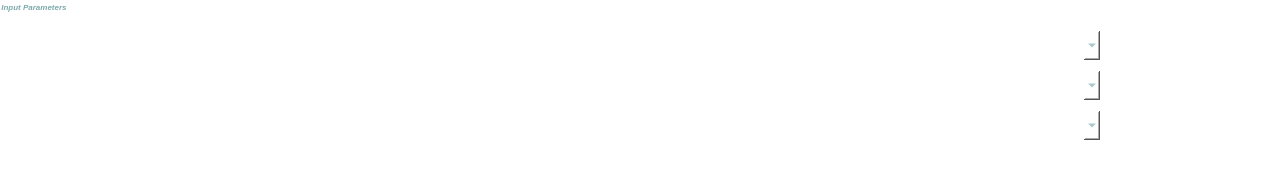
            <widget class="QGroupBox" name="groupBox_23">
             <property name="geometry">
              <rect>
               <x>10</x>
               <y>90</y>
               <width>1281</width>
               <height>171</height>
              </rect>
             </property>
             <property name="font">
              <font>
               <family>MS Shell Dlg 2</family>
               <pointsize>6</pointsize>
               <weight>75</weight>
               <italic>true</italic>
               <bold>true</bold>
               <strikeout>false</strikeout>
              </font>
             </property>
             <property name="styleSheet">
              <string notr="true">background: transparent;
border: 1px solid white;
color: rgb(125, 169, 172);

</string>
             </property>
             <property name="title">
              <string>Input Parameters</string>
             </property>
             <property name="alignment">
              <set>Qt::AlignLeading|Qt::AlignLeft|Qt::AlignVCenter</set>
             </property>
             <widget class="QgsMapLayerComboBox" name="in_fn_entry_2">
              <property name="geometry">
               <rect>
                <x>560</x>
                <y>30</y>
                <width>541</width>
                <height>31</height>
               </rect>
              </property>
              <property name="palette">
               <palette>
                <active>
                 <colorrole role="WindowText">
                  <brush brushstyle="SolidPattern">
                   <color alpha="255">
                    <red>125</red>
                    <green>169</green>
                    <blue>172</blue>
                   </color>
                  </brush>
                 </colorrole>
                 <colorrole role="Button">
                  <brush brushstyle="SolidPattern">
                   <color alpha="255">
                    <red>255</red>
                    <green>255</green>
                    <blue>255</blue>
                   </color>
                  </brush>
                 </colorrole>
                 <colorrole role="Text">
                  <brush brushstyle="SolidPattern">
                   <color alpha="255">
                    <red>125</red>
                    <green>169</green>
                    <blue>172</blue>
                   </color>
                  </brush>
                 </colorrole>
                 <colorrole role="ButtonText">
                  <brush brushstyle="SolidPattern">
                   <color alpha="255">
                    <red>125</red>
                    <green>169</green>
                    <blue>172</blue>
                   </color>
                  </brush>
                 </colorrole>
                 <colorrole role="Base">
                  <brush brushstyle="SolidPattern">
                   <color alpha="255">
                    <red>255</red>
                    <green>255</green>
                    <blue>255</blue>
                   </color>
                  </brush>
                 </colorrole>
                 <colorrole role="Window">
                  <brush brushstyle="SolidPattern">
                   <color alpha="255">
                    <red>255</red>
                    <green>255</green>
                    <blue>255</blue>
                   </color>
                  </brush>
                 </colorrole>
                 <colorrole role="HighlightedText">
                  <brush brushstyle="SolidPattern">
                   <color alpha="255">
                    <red>0</red>
                    <green>0</green>
                    <blue>255</blue>
                   </color>
                  </brush>
                 </colorrole>
                 <colorrole role="PlaceholderText">
                  <brush brushstyle="SolidPattern">
                   <color alpha="255">
                    <red>125</red>
                    <green>169</green>
                    <blue>172</blue>
                   </color>
                  </brush>
                 </colorrole>
                </active>
                <inactive>
                 <colorrole role="WindowText">
                  <brush brushstyle="SolidPattern">
                   <color alpha="255">
                    <red>125</red>
                    <green>169</green>
                    <blue>172</blue>
                   </color>
                  </brush>
                 </colorrole>
                 <colorrole role="Button">
                  <brush brushstyle="SolidPattern">
                   <color alpha="255">
                    <red>255</red>
                    <green>255</green>
                    <blue>255</blue>
                   </color>
                  </brush>
                 </colorrole>
                 <colorrole role="Text">
                  <brush brushstyle="SolidPattern">
                   <color alpha="255">
                    <red>125</red>
                    <green>169</green>
                    <blue>172</blue>
                   </color>
                  </brush>
                 </colorrole>
                 <colorrole role="ButtonText">
                  <brush brushstyle="SolidPattern">
                   <color alpha="255">
                    <red>125</red>
                    <green>169</green>
                    <blue>172</blue>
                   </color>
                  </brush>
                 </colorrole>
                 <colorrole role="Base">
                  <brush brushstyle="SolidPattern">
                   <color alpha="255">
                    <red>255</red>
                    <green>255</green>
                    <blue>255</blue>
                   </color>
                  </brush>
                 </colorrole>
                 <colorrole role="Window">
                  <brush brushstyle="SolidPattern">
                   <color alpha="255">
                    <red>255</red>
                    <green>255</green>
                    <blue>255</blue>
                   </color>
                  </brush>
                 </colorrole>
                 <colorrole role="HighlightedText">
                  <brush brushstyle="SolidPattern">
                   <color alpha="255">
                    <red>0</red>
                    <green>0</green>
                    <blue>255</blue>
                   </color>
                  </brush>
                 </colorrole>
                 <colorrole role="PlaceholderText">
                  <brush brushstyle="SolidPattern">
                   <color alpha="255">
                    <red>125</red>
                    <green>169</green>
                    <blue>172</blue>
                   </color>
                  </brush>
                 </colorrole>
                </inactive>
                <disabled>
                 <colorrole role="WindowText">
                  <brush brushstyle="SolidPattern">
                   <color alpha="255">
                    <red>125</red>
                    <green>169</green>
                    <blue>172</blue>
                   </color>
                  </brush>
                 </colorrole>
                 <colorrole role="Button">
                  <brush brushstyle="SolidPattern">
                   <color alpha="255">
                    <red>255</red>
                    <green>255</green>
                    <blue>255</blue>
                   </color>
                  </brush>
                 </colorrole>
                 <colorrole role="Text">
                  <brush brushstyle="SolidPattern">
                   <color alpha="255">
                    <red>125</red>
                    <green>169</green>
                    <blue>172</blue>
                   </color>
                  </brush>
                 </colorrole>
                 <colorrole role="ButtonText">
                  <brush brushstyle="SolidPattern">
                   <color alpha="255">
                    <red>125</red>
                    <green>169</green>
                    <blue>172</blue>
                   </color>
                  </brush>
                 </colorrole>
                 <colorrole role="Base">
                  <brush brushstyle="SolidPattern">
                   <color alpha="255">
                    <red>255</red>
                    <green>255</green>
                    <blue>255</blue>
                   </color>
                  </brush>
                 </colorrole>
                 <colorrole role="Window">
                  <brush brushstyle="SolidPattern">
                   <color alpha="255">
                    <red>255</red>
                    <green>255</green>
                    <blue>255</blue>
                   </color>
                  </brush>
                 </colorrole>
                 <colorrole role="HighlightedText">
                  <brush brushstyle="SolidPattern">
                   <color alpha="255">
                    <red>0</red>
                    <green>0</green>
                    <blue>255</blue>
                   </color>
                  </brush>
                 </colorrole>
                 <colorrole role="PlaceholderText">
                  <brush brushstyle="SolidPattern">
                   <color alpha="255">
                    <red>125</red>
                    <green>169</green>
                    <blue>172</blue>
                   </color>
                  </brush>
                 </colorrole>
                </disabled>
               </palette>
              </property>
              <property name="styleSheet">
               <string notr="true">background-color: rgb(255, 255, 255); font: 9pt;</string>
              </property>
             </widget>
             <widget class="QgsMapLayerComboBox" name="mask_entry_2">
              <property name="geometry">
               <rect>
                <x>560</x>
                <y>70</y>
                <width>541</width>
                <height>31</height>
               </rect>
              </property>
              <property name="palette">
               <palette>
                <active>
                 <colorrole role="WindowText">
                  <brush brushstyle="SolidPattern">
                   <color alpha="255">
                    <red>125</red>
                    <green>169</green>
                    <blue>172</blue>
                   </color>
                  </brush>
                 </colorrole>
                 <colorrole role="Button">
                  <brush brushstyle="SolidPattern">
                   <color alpha="255">
                    <red>255</red>
                    <green>255</green>
                    <blue>255</blue>
                   </color>
                  </brush>
                 </colorrole>
                 <colorrole role="Text">
                  <brush brushstyle="SolidPattern">
                   <color alpha="255">
                    <red>125</red>
                    <green>169</green>
                    <blue>172</blue>
                   </color>
                  </brush>
                 </colorrole>
                 <colorrole role="ButtonText">
                  <brush brushstyle="SolidPattern">
                   <color alpha="255">
                    <red>125</red>
                    <green>169</green>
                    <blue>172</blue>
                   </color>
                  </brush>
                 </colorrole>
                 <colorrole role="Base">
                  <brush brushstyle="SolidPattern">
                   <color alpha="255">
                    <red>255</red>
                    <green>255</green>
                    <blue>255</blue>
                   </color>
                  </brush>
                 </colorrole>
                 <colorrole role="Window">
                  <brush brushstyle="SolidPattern">
                   <color alpha="255">
                    <red>255</red>
                    <green>255</green>
                    <blue>255</blue>
                   </color>
                  </brush>
                 </colorrole>
                 <colorrole role="HighlightedText">
                  <brush brushstyle="SolidPattern">
                   <color alpha="255">
                    <red>0</red>
                    <green>0</green>
                    <blue>255</blue>
                   </color>
                  </brush>
                 </colorrole>
                 <colorrole role="PlaceholderText">
                  <brush brushstyle="SolidPattern">
                   <color alpha="255">
                    <red>125</red>
                    <green>169</green>
                    <blue>172</blue>
                   </color>
                  </brush>
                 </colorrole>
                </active>
                <inactive>
                 <colorrole role="WindowText">
                  <brush brushstyle="SolidPattern">
                   <color alpha="255">
                    <red>125</red>
                    <green>169</green>
                    <blue>172</blue>
                   </color>
                  </brush>
                 </colorrole>
                 <colorrole role="Button">
                  <brush brushstyle="SolidPattern">
                   <color alpha="255">
                    <red>255</red>
                    <green>255</green>
                    <blue>255</blue>
                   </color>
                  </brush>
                 </colorrole>
                 <colorrole role="Text">
                  <brush brushstyle="SolidPattern">
                   <color alpha="255">
                    <red>125</red>
                    <green>169</green>
                    <blue>172</blue>
                   </color>
                  </brush>
                 </colorrole>
                 <colorrole role="ButtonText">
                  <brush brushstyle="SolidPattern">
                   <color alpha="255">
                    <red>125</red>
                    <green>169</green>
                    <blue>172</blue>
                   </color>
                  </brush>
                 </colorrole>
                 <colorrole role="Base">
                  <brush brushstyle="SolidPattern">
                   <color alpha="255">
                    <red>255</red>
                    <green>255</green>
                    <blue>255</blue>
                   </color>
                  </brush>
                 </colorrole>
                 <colorrole role="Window">
                  <brush brushstyle="SolidPattern">
                   <color alpha="255">
                    <red>255</red>
                    <green>255</green>
                    <blue>255</blue>
                   </color>
                  </brush>
                 </colorrole>
                 <colorrole role="HighlightedText">
                  <brush brushstyle="SolidPattern">
                   <color alpha="255">
                    <red>0</red>
                    <green>0</green>
                    <blue>255</blue>
                   </color>
                  </brush>
                 </colorrole>
                 <colorrole role="PlaceholderText">
                  <brush brushstyle="SolidPattern">
                   <color alpha="255">
                    <red>125</red>
                    <green>169</green>
                    <blue>172</blue>
                   </color>
                  </brush>
                 </colorrole>
                </inactive>
                <disabled>
                 <colorrole role="WindowText">
                  <brush brushstyle="SolidPattern">
                   <color alpha="255">
                    <red>125</red>
                    <green>169</green>
                    <blue>172</blue>
                   </color>
                  </brush>
                 </colorrole>
                 <colorrole role="Button">
                  <brush brushstyle="SolidPattern">
                   <color alpha="255">
                    <red>255</red>
                    <green>255</green>
                    <blue>255</blue>
                   </color>
                  </brush>
                 </colorrole>
                 <colorrole role="Text">
                  <brush brushstyle="SolidPattern">
                   <color alpha="255">
                    <red>125</red>
                    <green>169</green>
                    <blue>172</blue>
                   </color>
                  </brush>
                 </colorrole>
                 <colorrole role="ButtonText">
                  <brush brushstyle="SolidPattern">
                   <color alpha="255">
                    <red>125</red>
                    <green>169</green>
                    <blue>172</blue>
                   </color>
                  </brush>
                 </colorrole>
                 <colorrole role="Base">
                  <brush brushstyle="SolidPattern">
                   <color alpha="255">
                    <red>255</red>
                    <green>255</green>
                    <blue>255</blue>
                   </color>
                  </brush>
                 </colorrole>
                 <colorrole role="Window">
                  <brush brushstyle="SolidPattern">
                   <color alpha="255">
                    <red>255</red>
                    <green>255</green>
                    <blue>255</blue>
                   </color>
                  </brush>
                 </colorrole>
                 <colorrole role="HighlightedText">
                  <brush brushstyle="SolidPattern">
                   <color alpha="255">
                    <red>0</red>
                    <green>0</green>
                    <blue>255</blue>
                   </color>
                  </brush>
                 </colorrole>
                 <colorrole role="PlaceholderText">
                  <brush brushstyle="SolidPattern">
                   <color alpha="255">
                    <red>125</red>
                    <green>169</green>
                    <blue>172</blue>
                   </color>
                  </brush>
                 </colorrole>
                </disabled>
               </palette>
              </property>
              <property name="styleSheet">
               <string notr="true">background-color: rgb(255, 255, 255); font: 9pt;</string>
              </property>
             </widget>
             <widget class="QgsMapLayerComboBox" name="fmask_entry_2">
              <property name="geometry">
               <rect>
                <x>560</x>
                <y>110</y>
                <width>541</width>
                <height>31</height>
               </rect>
              </property>
              <property name="palette">
               <palette>
                <active>
                 <colorrole role="WindowText">
                  <brush brushstyle="SolidPattern">
                   <color alpha="255">
                    <red>125</red>
                    <green>169</green>
                    <blue>172</blue>
                   </color>
                  </brush>
                 </colorrole>
                 <colorrole role="Button">
                  <brush brushstyle="SolidPattern">
                   <color alpha="255">
                    <red>255</red>
                    <green>255</green>
                    <blue>255</blue>
                   </color>
                  </brush>
                 </colorrole>
                 <colorrole role="Text">
                  <brush brushstyle="SolidPattern">
                   <color alpha="255">
                    <red>125</red>
                    <green>169</green>
                    <blue>172</blue>
                   </color>
                  </brush>
                 </colorrole>
                 <colorrole role="ButtonText">
                  <brush brushstyle="SolidPattern">
                   <color alpha="255">
                    <red>125</red>
                    <green>169</green>
                    <blue>172</blue>
                   </color>
                  </brush>
                 </colorrole>
                 <colorrole role="Base">
                  <brush brushstyle="SolidPattern">
                   <color alpha="255">
                    <red>255</red>
                    <green>255</green>
                    <blue>255</blue>
                   </color>
                  </brush>
                 </colorrole>
                 <colorrole role="Window">
                  <brush brushstyle="SolidPattern">
                   <color alpha="255">
                    <red>255</red>
                    <green>255</green>
                    <blue>255</blue>
                   </color>
                  </brush>
                 </colorrole>
                 <colorrole role="HighlightedText">
                  <brush brushstyle="SolidPattern">
                   <color alpha="255">
                    <red>0</red>
                    <green>0</green>
                    <blue>255</blue>
                   </color>
                  </brush>
                 </colorrole>
                 <colorrole role="PlaceholderText">
                  <brush brushstyle="SolidPattern">
                   <color alpha="255">
                    <red>125</red>
                    <green>169</green>
                    <blue>172</blue>
                   </color>
                  </brush>
                 </colorrole>
                </active>
                <inactive>
                 <colorrole role="WindowText">
                  <brush brushstyle="SolidPattern">
                   <color alpha="255">
                    <red>125</red>
                    <green>169</green>
                    <blue>172</blue>
                   </color>
                  </brush>
                 </colorrole>
                 <colorrole role="Button">
                  <brush brushstyle="SolidPattern">
                   <color alpha="255">
                    <red>255</red>
                    <green>255</green>
                    <blue>255</blue>
                   </color>
                  </brush>
                 </colorrole>
                 <colorrole role="Text">
                  <brush brushstyle="SolidPattern">
                   <color alpha="255">
                    <red>125</red>
                    <green>169</green>
                    <blue>172</blue>
                   </color>
                  </brush>
                 </colorrole>
                 <colorrole role="ButtonText">
                  <brush brushstyle="SolidPattern">
                   <color alpha="255">
                    <red>125</red>
                    <green>169</green>
                    <blue>172</blue>
                   </color>
                  </brush>
                 </colorrole>
                 <colorrole role="Base">
                  <brush brushstyle="SolidPattern">
                   <color alpha="255">
                    <red>255</red>
                    <green>255</green>
                    <blue>255</blue>
                   </color>
                  </brush>
                 </colorrole>
                 <colorrole role="Window">
                  <brush brushstyle="SolidPattern">
                   <color alpha="255">
                    <red>255</red>
                    <green>255</green>
                    <blue>255</blue>
                   </color>
                  </brush>
                 </colorrole>
                 <colorrole role="HighlightedText">
                  <brush brushstyle="SolidPattern">
                   <color alpha="255">
                    <red>0</red>
                    <green>0</green>
                    <blue>255</blue>
                   </color>
                  </brush>
                 </colorrole>
                 <colorrole role="PlaceholderText">
                  <brush brushstyle="SolidPattern">
                   <color alpha="255">
                    <red>125</red>
                    <green>169</green>
                    <blue>172</blue>
                   </color>
                  </brush>
                 </colorrole>
                </inactive>
                <disabled>
                 <colorrole role="WindowText">
                  <brush brushstyle="SolidPattern">
                   <color alpha="255">
                    <red>125</red>
                    <green>169</green>
                    <blue>172</blue>
                   </color>
                  </brush>
                 </colorrole>
                 <colorrole role="Button">
                  <brush brushstyle="SolidPattern">
                   <color alpha="255">
                    <red>255</red>
                    <green>255</green>
                    <blue>255</blue>
                   </color>
                  </brush>
                 </colorrole>
                 <colorrole role="Text">
                  <brush brushstyle="SolidPattern">
                   <color alpha="255">
                    <red>125</red>
                    <green>169</green>
                    <blue>172</blue>
                   </color>
                  </brush>
                 </colorrole>
                 <colorrole role="ButtonText">
                  <brush brushstyle="SolidPattern">
                   <color alpha="255">
                    <red>125</red>
                    <green>169</green>
                    <blue>172</blue>
                   </color>
                  </brush>
                 </colorrole>
                 <colorrole role="Base">
                  <brush brushstyle="SolidPattern">
                   <color alpha="255">
                    <red>255</red>
                    <green>255</green>
                    <blue>255</blue>
                   </color>
                  </brush>
                 </colorrole>
                 <colorrole role="Window">
                  <brush brushstyle="SolidPattern">
                   <color alpha="255">
                    <red>255</red>
                    <green>255</green>
                    <blue>255</blue>
                   </color>
                  </brush>
                 </colorrole>
                 <colorrole role="HighlightedText">
                  <brush brushstyle="SolidPattern">
                   <color alpha="255">
                    <red>0</red>
                    <green>0</green>
                    <blue>255</blue>
                   </color>
                  </brush>
                 </colorrole>
                 <colorrole role="PlaceholderText">
                  <brush brushstyle="SolidPattern">
                   <color alpha="255">
                    <red>125</red>
                    <green>169</green>
                    <blue>172</blue>
                   </color>
                  </brush>
                 </colorrole>
                </disabled>
               </palette>
              </property>
              <property name="styleSheet">
               <string notr="true">background-color: rgb(255, 255, 255); font: 9pt;</string>
              </property>
             </widget>
            </widget>
